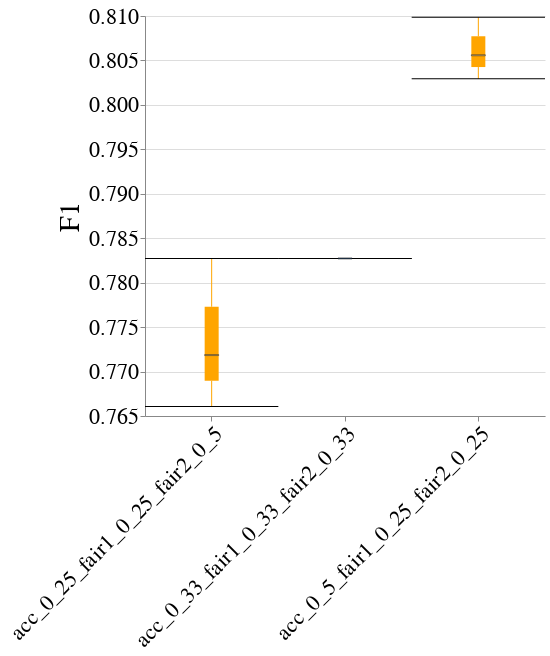

Source (notebook cell):
### Code cell
create_box_plot_per_dataset_and_case_study(to_plot=best_lp_metrics_per_exp_config_df,
                                           exp_name=EXP_NAME,
                                           dataset_name=DATASET_NAME,
                                           case_study_name=CASE_STUDY_NAME,
                                           metric_name="F1")

### Figure 1 — Vega-Lite specification as saved in the notebook (floating-point values rounded to 4 significant figures)
{"config": {"view": {"continuousWidth": 400, "continuousHeight": 300, "stroke": null}, "axis": {"labelFontSize": 22, "labelFontWeight": "normal", "titleFontSize": 28, "titleFontWeight": "normal"}, "title": {"fontSize": 28}}, "data": {"name": "data-2efa560eba7e41e7404cd2f1b173b3aa"}, "mark": {"type": "boxplot", "color": "orange", "median": {"stroke": "black", "strokeWidth": 0.7}, "ticks": true}, "encoding": {"x": {"axis": {"labelAngle": -45, "labelLimit": 500}, "field": "exp_config_name", "title": null, "type": "nominal"}, "y": {"field": "overall", "scale": {"zero": false}, "title": "F1", "type": "quantitative"}}, "height": 400, "width": 400, "$schema": "https://vega.github.io/schema/vega-lite/v4.17.0.json", "datasets": {"data-2efa560eba7e41e7404cd2f1b173b3aa": [{"exp_config_name": "acc_0_25_fair1_0_25_fair2_0_5", "logical_pipeline_uuid": "Tm9uZSZOT19GQUlSTkVTU19JTlRFUlZFTlRJT04mZ2FuZGFsZl9jbGY=", "physical_pipeline_uuid": "071426d2-7e51-48e9-bfda-470f3785d9dd", "run_num": 2, "compound_pp_quality": 0.9237, "metric": "F1", "model_name": "gandalf_clf", "runtime_in_mins": 1.466, "dataset_name": "folk_emp", "logical_pipeline_name": "None&NO_FAIRNESS_INTERVENTION&gandalf_clf", "null_imputer_name": "None", "fairness_intervention_name": "NO_FAIRNESS_INTERVENTION", "RAC1P_dis": 0.7921, "RAC1P_priv": 0.7766, "SEX&RAC1P_dis": 0.7594, "SEX&RAC1P_priv": 0.7888, "SEX_dis": 0.748, "SEX_priv": 0.8176, "overall": 0.7827}, {"exp_config_name": "acc_0_25_fair1_0_25_fair2_0_5", "logical_pipeline_uuid": "Tm9uZSZOT19GQUlSTkVTU19JTlRFUlZFTlRJT04mZ2FuZGFsZl9jbGY=", "physical_pipeline_uuid": "7dd4361d-4a44-499a-84e7-4cf50fdf5895", "run_num": 3, "compound_pp_quality": 0.9317, "metric": "F1", "model_name": "gandalf_clf", "runtime_in_mins": 1.405, "dataset_name": "folk_emp", "logical_pipeline_name": "None&NO_FAIRNESS_INTERVENTION&gandalf_clf", "null_imputer_name": "None", "fairness_intervention_name": "NO_FAIRNESS_INTERVENTION", "RAC1P_dis": 0.7729, "RAC1P_priv": 0.7621, "SEX&RAC1P_dis": 0.7311, "SEX&RAC1P_priv": 0.7741, "SEX_dis": 0.7257, "SEX_priv": 0.8053, "overall": 0.7661}, {"exp_config_name": "acc_0_25_fair1_0_25_fair2_0_5", "logical_pipeline_uuid": "Tm9uZSZOT19GQUlSTkVTU19JTlRFUlZFTlRJT04mZ2FuZGFsZl9jbGY=", "physical_pipeline_uuid": "c16159a0-746c-4af2-9572-43464427e380", "run_num": 5, "compound_pp_quality": 0.9296, "metric": "F1", "model_name": "gandalf_clf", "runtime_in_mins": 1.515, "dataset_name": "folk_emp", "logical_pipeline_name": "None&NO_FAIRNESS_INTERVENTION&gandalf_clf", "null_imputer_name": "None", "fairness_intervention_name": "NO_FAIRNESS_INTERVENTION", "RAC1P_dis": 0.7803, "RAC1P_priv": 0.7663, "SEX&RAC1P_dis": 0.7362, "SEX&RAC1P_priv": 0.7803, "SEX_dis": 0.726, "SEX_priv": 0.8137, "overall": 0.7719}, {"exp_config_name": "acc_0_33_fair1_0_33_fair2_0_33", "logical_pipeline_uuid": "Tm9uZSZOT19GQUlSTkVTU19JTlRFUlZFTlRJT04mZ2FuZGFsZl9jbGY=", "physical_pipeline_uuid": "b4005b8b-8d05-4307-9292-a01a04f55b72", "run_num": 2, "compound_pp_quality": 0.9036, "metric": "F1", "model_name": "gandalf_clf", "runtime_in_mins": 1.369, "dataset_name": "folk_emp", "logical_pipeline_name": "None&NO_FAIRNESS_INTERVENTION&gandalf_clf", "null_imputer_name": "None", "fairness_intervention_name": "NO_FAIRNESS_INTERVENTION", "RAC1P_dis": 0.7921, "RAC1P_priv": 0.7766, "SEX&RAC1P_dis": 0.7594, "SEX&RAC1P_priv": 0.7888, "SEX_dis": 0.748, "SEX_priv": 0.8176, "overall": 0.7827}, {"exp_config_name": "acc_0_5_fair1_0_25_fair2_0_25", "logical_pipeline_uuid": "Tm9uZSZOT19GQUlSTkVTU19JTlRFUlZFTlRJT04mcmZfY2xm", "physical_pipeline_uuid": "46fad4ad-3be0-4467-a9b3-dec979764ec0", "run_num": 5, "compound_pp_quality": 0.8861, "metric": "F1", "model_name": "rf_clf", "runtime_in_mins": 0.05088, "dataset_name": "folk_emp", "logical_pipeline_name": "None&NO_FAIRNESS_INTERVENTION&rf_clf", "null_imputer_name": "None", "fairness_intervention_name": "NO_FAIRNESS_INTERVENTION", "RAC1P_dis": 0.8141, "RAC1P_priv": 0.7955, "SEX&RAC1P_dis": 0.766, "SEX&RAC1P_priv": 0.8118, "SEX_dis": 0.7548, "SEX_priv": 0.8473, "overall": 0.8029}, {"exp_config_name": "acc_0_5_fair1_0_25_fair2_0_25", "logical_pipeline_uuid": "Tm9uZSZOT19GQUlSTkVTU19JTlRFUlZFTlRJT04mcmZfY2xm", "physical_pipeline_uuid": "4edc885c-d278-47e0-bfba-484d521c2c2c", "run_num": 2, "compound_pp_quality": 0.8809, "metric": "F1", "model_name": "rf_clf", "runtime_in_mins": 0.05176, "dataset_name": "folk_emp", "logical_pipeline_name": "None&NO_FAIRNESS_INTERVENTION&rf_clf", "null_imputer_name": "None", "fairness_intervention_name": "NO_FAIRNESS_INTERVENTION", "RAC1P_dis": 0.8143, "RAC1P_priv": 0.8069, "SEX&RAC1P_dis": 0.7757, "SEX&RAC1P_priv": 0.819, "SEX_dis": 0.7698, "SEX_priv": 0.8505, "overall": 0.8099}, {"exp_config_name": "acc_0_5_fair1_0_25_fair2_0_25", "logical_pipeline_uuid": "Tm9uZSZOT19GQUlSTkVTU19JTlRFUlZFTlRJT04mcmZfY2xm", "physical_pipeline_uuid": "a9cef381-3f4c-4e28-8b1c-ab80fca9fef4", "run_num": 3, "compound_pp_quality": 0.8829, "metric": "F1", "model_name": "rf_clf", "runtime_in_mins": 0.03579, "dataset_name": "folk_emp", "logical_pipeline_name": "None&NO_FAIRNESS_INTERVENTION&rf_clf", "null_imputer_name": "None", "fairness_intervention_name": "NO_FAIRNESS_INTERVENTION", "RAC1P_dis": 0.8156, "RAC1P_priv": 0.7995, "SEX&RAC1P_dis": 0.7637, "SEX&RAC1P_priv": 0.8154, "SEX_dis": 0.771, "SEX_priv": 0.8384, "overall": 0.8056}]}}
